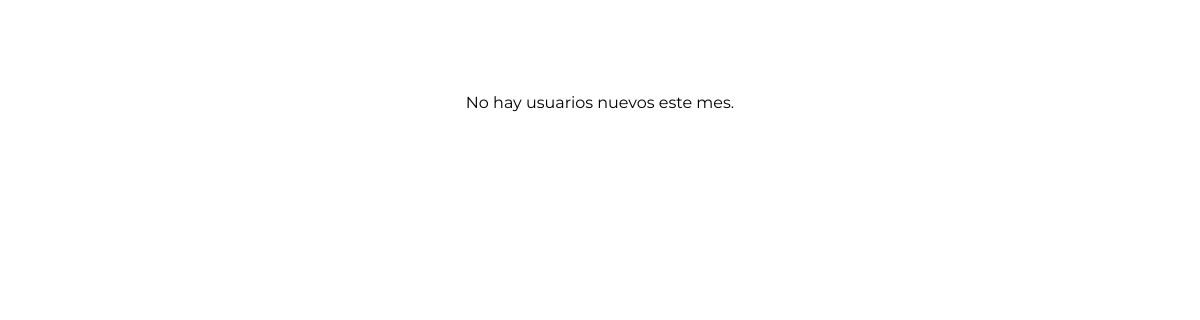
The page /Aplicacion/homeprueba.php (signed in) on the database as committed earlier.
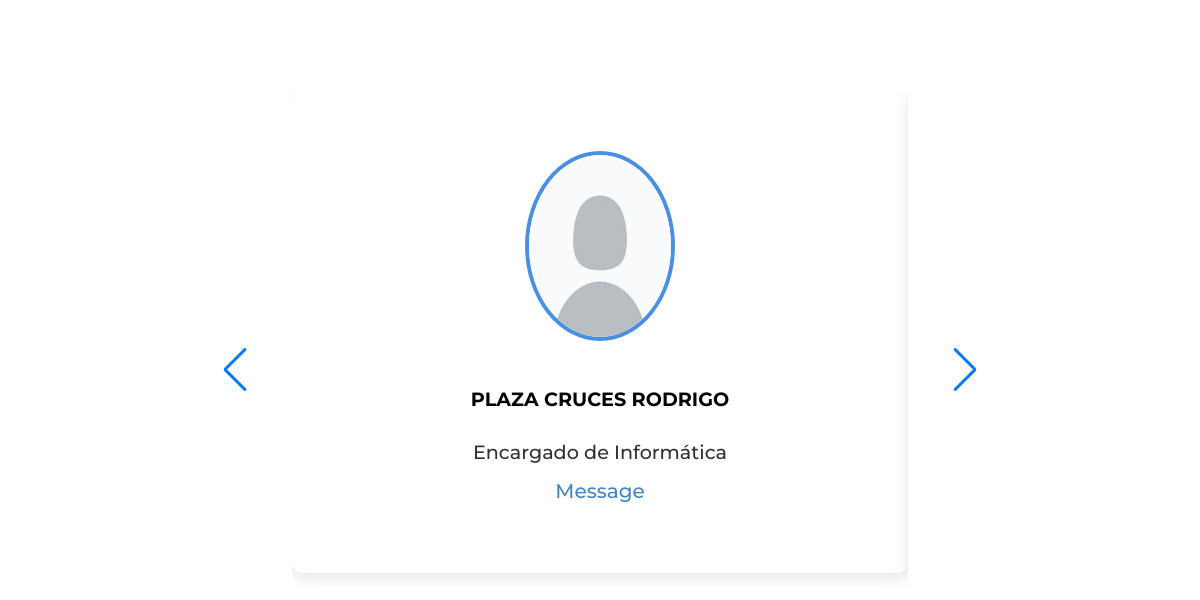
The same page on the database as committed later.
### tables this page shows
CREATE TABLE `usuarios` (
  `rut` varchar(13) NOT NULL,
  `nombre_usuario` varchar(50) NOT NULL,
  `contraseña` varchar(255) NOT NULL,
  `fecha_creacion` timestamp NOT NULL DEFAULT current_timestamp(),
  `activo` tinyint(1) DEFAULT 1,
  `clave_cambiada` tinyint(1) DEFAULT 0
);

CREATE TABLE `personal` (
  `rut` varchar(13) NOT NULL,
  `nombre` varchar(255) NOT NULL,
  `correo` varchar(255) NOT NULL,
  `imagen` varchar(255) DEFAULT NULL,
  `fecha_nacimiento` date DEFAULT NULL,
  `cargo_id` int(11) NOT NULL,
  `rol_id` int(11) NOT NULL,
  `activo` tinyint(1) DEFAULT 1,
  `admin` tinyint(1) DEFAULT 0
);

CREATE TABLE `cargos` (
  `id` int(11) NOT NULL,
  `NOMBRE_CARGO` varchar(255) NOT NULL
);

### Aplicacion/homeprueba.php (the view, shortened to what this page needs)
<?php
include("conexion.php");
$carpeta_fotos = 'Images/fotos_personal/';
$imagen_default = 'Images/profile_photo/imagen_default.jpg';
$mes_actual = date('m');
$año_actual = date('Y');
$sql_nuevos = "SELECT u.rut, u.nombre_usuario, u.fecha_creacion, p.nombre, p.fecha_nacimiento, c.NOMBRE_CARGO, p.imagen
               FROM usuarios u
               INNER JOIN personal p ON u.rut = p.rut
               INNER JOIN cargos c ON p.cargo_id = c.id
               WHERE MONTH(u.fecha_creacion) = ? AND YEAR(u.fecha_creacion) = ?";
$stmt_nuevos = $conn->prepare($sql_nuevos);
$stmt_nuevos->bind_param('ii', $mes_actual, $año_actual);
$stmt_nuevos->execute();
$result_nuevos = $stmt_nuevos->get_result();
?>
<!DOCTYPE php>
<html lang="en">
<head>
  <link rel="stylesheet" href="https://cdn.jsdelivr.net/npm/swiper@11/swiper-bundle.min.css">
  <link rel="stylesheet" href="style_cards.css">
</head>
<body>
  <div class="body-cards">
  <div class="container swiper">
    <div class="slider-wrapper">
      <div class="card-list swiper-wrapper">
      <?php
if ($result_nuevos->num_rows > 0) {
    while ($nuevo_user = $result_nuevos->fetch_assoc()) {
        $ruta_imagen_nuevo = $carpeta_fotos . $nuevo_user['imagen'];
        $imagen_usuario_nuevo = file_exists($ruta_imagen_nuevo) ? $ruta_imagen_nuevo : $imagen_default;
        ?>
        <div class="card-item swiper-slide">
            <img src="<?php echo $imagen_usuario_nuevo; ?>" alt="User Image" class="user-image">
            <h2 class="user-name"><?php echo $nuevo_user['nombre']; ?></h2>
            <p class="user-profession"><?php echo $nuevo_user['NOMBRE_CARGO']; ?></p>
            <button class="message-button">Message</button>
        </div>
        <?php
    }
} else {
    echo '<p>No hay usuarios nuevos este mes.</p>';
}
?>
      </div>
    </div>
  </div>
</div>
</body>
</html>

Rows that differ between the two databases and show on the page:
now on this page (row edited): usuarios: personal.nombre "PLAZA CRUCES RODRIGO", cargos.NOMBRE_CARGO "Encargado de Informática"
Other text that changed with them:
text no longer shown: "No hay usuarios nuevos este mes."
